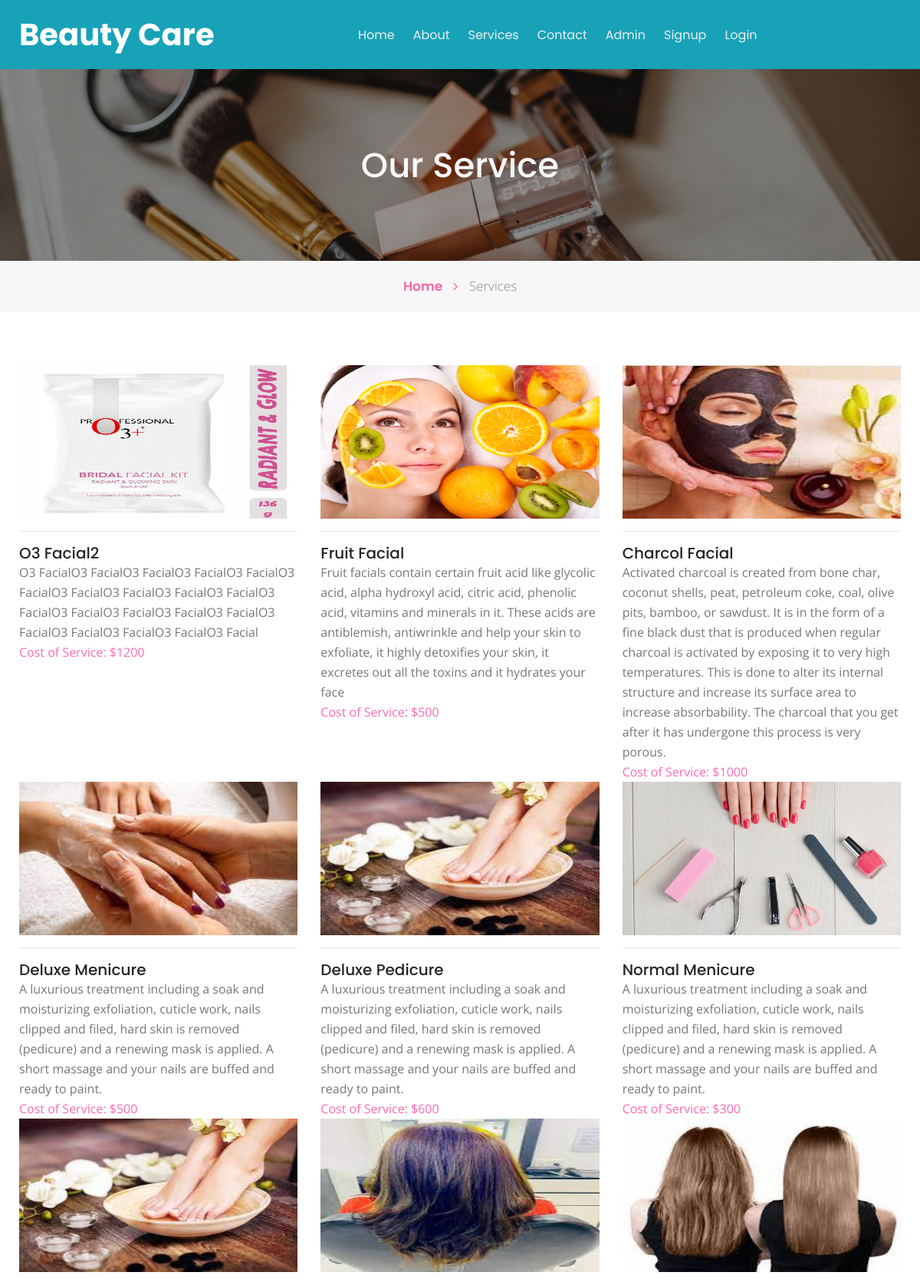
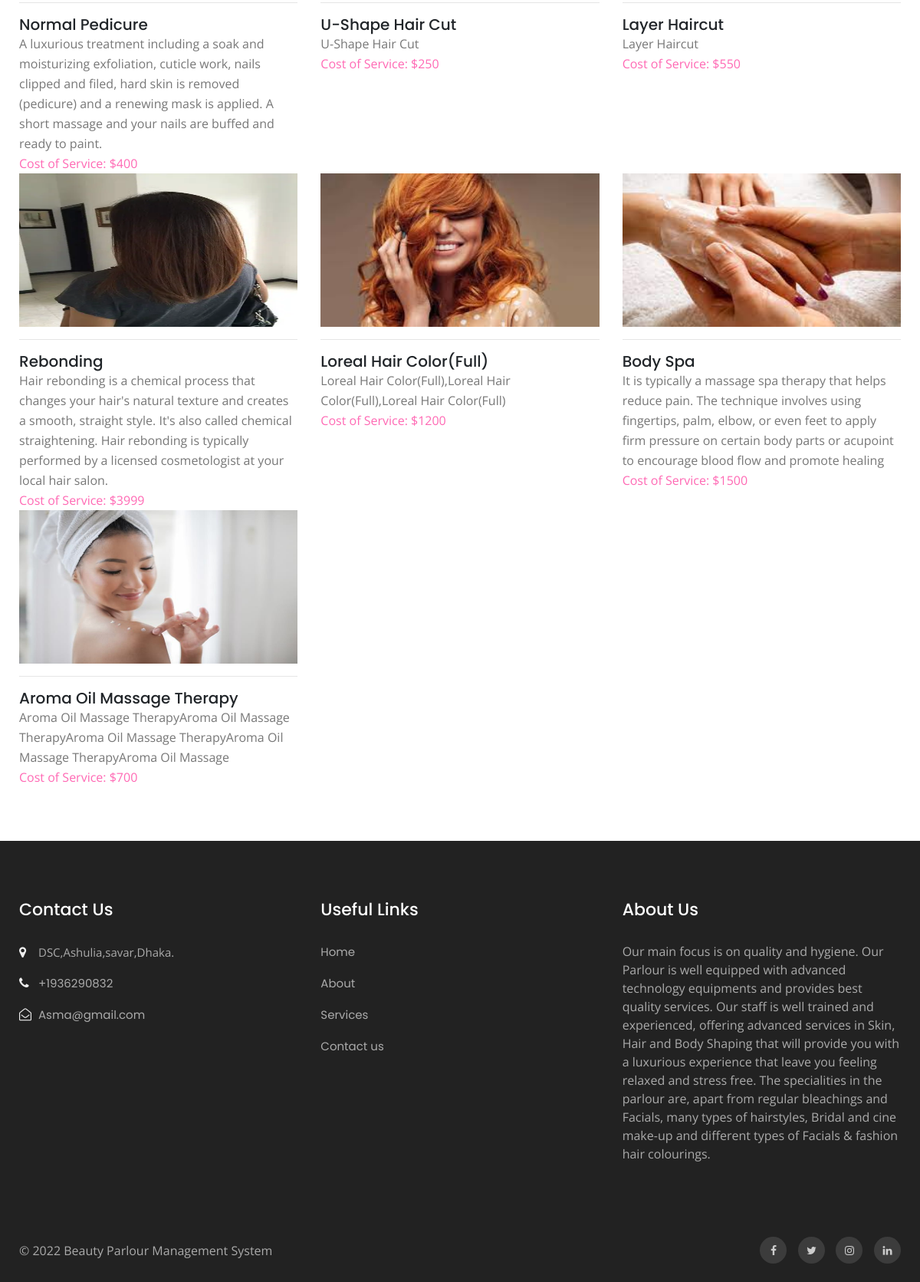
/services.php, run on the app's committed database (2 pictures, top to bottom).
### tables this page shows
CREATE TABLE `tblservices` (
  `ID` int(10) NOT NULL,
  `ServiceName` varchar(200) DEFAULT NULL,
  `ServiceDescription` mediumtext DEFAULT NULL,
  `Cost` int(10) DEFAULT NULL,
  `Image` varchar(200) DEFAULT NULL,
  `CreationDate` timestamp NULL DEFAULT current_timestamp()
);

CREATE TABLE `tblpage` (
  `ID` int(10) NOT NULL,
  `PageType` varchar(200) DEFAULT NULL,
  `PageTitle` mediumtext DEFAULT NULL,
  `PageDescription` mediumtext DEFAULT NULL,
  `Email` varchar(200) DEFAULT NULL,
  `MobileNumber` bigint(10) DEFAULT NULL,
  `UpdationDate` date DEFAULT NULL,
  `Timing` varchar(200) NOT NULL
);

### services.php (the view, shortened to what this page needs)
<?php
include('includes/dbconnection.php');
  ?>
<!doctype html>
<html lang="en">
  <head>
    <link rel="stylesheet" href="assets/css/style-starter.css">
  </head>
  <body id="home">
<?php include_once('includes/header.php');?>
<section class="w3l-inner-banner-main">
    <div class="about-inner services ">
        <div class="container">
            <div class="main-titles-head text-center">
            <h3 class="header-name ">
                Our Service
            </h3>
        </div>
</div>
</div>
<div class="breadcrumbs-sub">
<div class="container">
<ul class="breadcrumbs-custom-path">
    <li class="right-side propClone"><a href="index.php" class="">Home <span class="fa fa-angle-right" aria-hidden="true"></span></a> <p></li>
    <li class="active ">Services</li>
</ul>
</div>
</div>
</section>
<section class="w3l-recent-work-hobbies" >
    <div class="recent-work ">
        <div class="container">
            <div class="row about-about">
                <?php
$ret=mysqli_query($con,"select * from  tblservices");
while ($row=mysqli_fetch_array($ret)) {
?>
                <div class="col-lg-4 col-md-6 col-sm-6 propClone">
                 <img src="admin/images/<?php echo $row['Image']?>" alt="product" height="200" width="400" class="img-responsive about-me">
                    <div class="about-grids ">
                        <hr>
                        <h5 class="para"><?php  echo $row['ServiceName'];?></h5>
                        <p class="para "><?php  echo $row['ServiceDescription'];?> </p>
                        <p class="para " style="color: hotpink;"> Cost of Service: $<?php  echo $row['Cost'];?> </p>
                    </div>
                </div>
                <br><?php
}?>
            </div>
        </div>
    </div>
</section>
<?php include_once('includes/footer.php');?>
</body>
</html>

### includes/header.php (shortened to what this page needs)
<section class=" w3l-header-4 sticky-top bg-info">
    <header class="absolute-top bg-info">
        <div class="container">
        <nav class="navbar navbar-expand-lg bg-info">
            <h1><a class="navbar-brand" href="index.php">
            Beauty Care
            </a></h1>
            <div class="collapse navbar-collapse" id="navbarNav">
                <ul class="navbar-nav mx-auto">
                    <li class="nav-item">
                        <a class="nav-link" href="index.php">Home <span class="sr-only">(current)</span></a>
                    </li>
                    <li class="nav-item">
                        <a class="nav-link" href="about.php">About</a>
                    </li>
                    <li class="nav-item">
                        <a class="nav-link" href="services.php">Services</a>
                    </li>
                    <li class="nav-item">
                        <a class="nav-link" href="contact.php">Contact</a>
                    </li>
                     <?php if (strlen($_SESSION['bpmsuid']==0)) {?>
                    <li class="nav-item">
                        <a class="nav-link" href="admin/index.php">Admin</a>
                    </li>
                     <li class="nav-item">
                        <a class="nav-link" href="signup.php">Signup</a>
                    </li>
                    <li class="nav-item">
                        <a class="nav-link" href="login.php">Login</a>
                    </li><?php }?>
                </ul>
            </div>
        </div>
      </header>
</section>

### includes/footer.php (shortened to what this page needs)
<section class="w3l-footer-29-main">
    <div class="footer-29 py-5">
      <div class="container py-lg-4">
        <div class="row footer-top-29">
          <div class="col-lg-4 col-md-6 col-sm-8 footer-list-29 footer-1">
            <h6 class="footer-title-29">Contact Us</h6>
            <ul>
              <?php
$ret=mysqli_query($con,"select * from tblpage where PageType='contactus' ");
while ($row=mysqli_fetch_array($ret)) {
?>
              <li>
                <span class="fa fa-map-marker"></span> <p><?php  echo $row['PageDescription'];?>.</p>
              </li>
              <li><span class="fa fa-phone"></span><a href="tel:+7-800-999-800"> +<?php  echo $row['MobileNumber'];?></a></li>
              <li><span class="fa fa-envelope-open-o"></span><a href="mailto:parlour@mail.com" class="mail">
                  <?php  echo $row['Email'];?></a></li><?php } ?>
            </ul>
          </div>
          <div class="col-lg-4 col-md-6 col-sm-4 footer-list-29 footer-2 ">
            <ul>
              <h6 class="footer-title-29">Useful Links</h6>
              <li><a href="index.php">Home</a></li>
              <li><a href="about.php">About</a></li>
              <li><a href="services.php"> Services</a></li>
              <li><a href="contact.php">Contact us</a></li>
            </ul>
          </div>
          <div class="col-lg-4 col-md-6 col-sm-7 footer-list-29 footer-4">
            <?php
$ret=mysqli_query($con,"select * from tblpage where PageType='aboutus' ");
while ($row=mysqli_fetch_array($ret)) {
?>
            <h6 class="footer-title-29"><?php  echo $row['PageTitle'];?> </h6>
            <p><?php  echo $row['PageDescription'];?></p><?php } ?>
          </div>
        </div>
      </div>
    </div>
  </section>
  <section class="w3l-footer-29-main w3l-copyright">
    <div class="container">
      <div class="row bottom-copies">
        <p class="col-lg-8 copy-footer-29">© 2022  Beauty Parlour Management System </p>
        <div class="col-lg-4 main-social-footer-29">
          <a href="#facebook" class="facebook"><span class="fa fa-facebook"></span></a>
          <a href="#twitter" class="twitter"><span class="fa fa-twitter"></span></a>
          <a href="#instagram" class="instagram"><span class="fa fa-instagram"></span></a>
          <a href="#linkedin" class="linkedin"><span class="fa fa-linkedin"></span></a>
        </div>
      </div>
    </div>
  </section>

### data on the page
tblservices: Image (picture), ServiceName "O3 Facial2", ServiceDescription "O3 FacialO3 FacialO3 FacialO3 FacialO3 FacialO3 FacialO3 FacialO3 FacialO3 FacialO3 FacialO3 FacialO3 FacialO3 FacialO3 FacialO3 FacialO3 FacialO3 FacialO3 FacialO3 FacialO3 Facial", Cost "1200"
tblservices: Image (picture), ServiceName "Fruit Facial", ServiceDescription "Fruit facials contain certain fruit acid like glycolic acid, alpha hydroxyl acid, citric acid, phenolic acid, vitamins and minerals in it. These acids are antiblemish, antiwrinkle and help your skin to exfoliate, it highly detoxifies your skin, it excretes out all the toxins and it hydrates your face", Cost "500"
tblservices: Image (picture), ServiceName "Charcol Facial", ServiceDescription "Activated charcoal is created from bone char, coconut shells, peat, petroleum coke, coal, olive pits, bamboo, or sawdust. It is in the form of a fine black dust that is produced when regular charcoal is activated by exposing it to very high temperatures. This is done to alter its internal structure and increase its surface area to increase absorbability. The charcoal that you get after it has undergone this process is very porous.", Cost "1000"
tblservices: Image (picture), ServiceName "Deluxe Menicure", ServiceDescription "A luxurious treatment including a soak and moisturizing exfoliation, cuticle work, nails clipped and filed, hard skin is removed (pedicure) and a renewing mask is applied. A short massage and your nails are buffed and ready to paint.", Cost "500"
tblservices: Image (picture), ServiceName "Deluxe Pedicure", ServiceDescription "A luxurious treatment including a soak and moisturizing exfoliation, cuticle work, nails clipped and filed, hard skin is removed (pedicure) and a renewing mask is applied. A short massage and your nails are buffed and ready to paint.", Cost "600"
tblservices: Image (placeholder picture), ServiceName "Normal Menicure", ServiceDescription "A luxurious treatment including a soak and moisturizing exfoliation, cuticle work, nails clipped and filed, hard skin is removed (pedicure) and a renewing mask is applied. A short massage and your nails are buffed and ready to paint.", Cost "300"
tblservices: Image (picture), ServiceName "Normal Pedicure", ServiceDescription "A luxurious treatment including a soak and moisturizing exfoliation, cuticle work, nails clipped and filed, hard skin is removed (pedicure) and a renewing mask is applied. A short massage and your nails are buffed and ready to paint.", Cost "400"
tblservices: Image (picture), ServiceName "U-Shape Hair Cut", ServiceDescription "U-Shape Hair Cut", Cost "250"
tblservices: Image (picture), ServiceName "Layer Haircut", ServiceDescription "Layer Haircut", Cost "550"
tblservices: Image (picture), ServiceName "Rebonding", ServiceDescription "Hair rebonding is a chemical process that changes your hair's natural texture and creates a smooth, straight style. It's also called chemical straightening. Hair rebonding is typically performed by a licensed cosmetologist at your local hair salon.", Cost "3999"
tblservices: Image (picture), ServiceName "Loreal Hair Color(Full)", ServiceDescription "Loreal Hair Color(Full),Loreal Hair Color(Full),Loreal Hair Color(Full)", Cost "1200"
tblservices: Image (picture), ServiceName "Body Spa", ServiceDescription "It is typically a massage spa therapy that helps reduce pain. The technique involves using fingertips, palm, elbow, or even feet to apply firm pressure on certain body parts or acupoint to encourage blood flow and promote healing", Cost "1500"
tblservices: Image (picture), ServiceName "Aroma Oil Massage Therapy", ServiceDescription "Aroma Oil Massage TherapyAroma Oil Massage TherapyAroma Oil Massage TherapyAroma Oil Massage TherapyAroma Oil Massage", Cost "700"
tblpage: PageDescription "DSC,Ashulia,savar,Dhaka", MobileNumber "1936290832", Email "Asma@gmail.com"
tblpage: PageTitle "About Us", PageDescription "Our main focus is on quality and hygiene. Our Parlour is well equipped with advanced technology equipments and provides best quality services. Our staff is well trained and experienced, offering advanced services in Skin, Hair and Body Shaping that will provide you with a luxurious experience that leave you feeling relaxed and stress free. The specialities in the parlour are, apart from regular bleachings and Facials, many types of hairstyles, Bridal and cine make-up and different types of Facials & fashion hair colourings."
